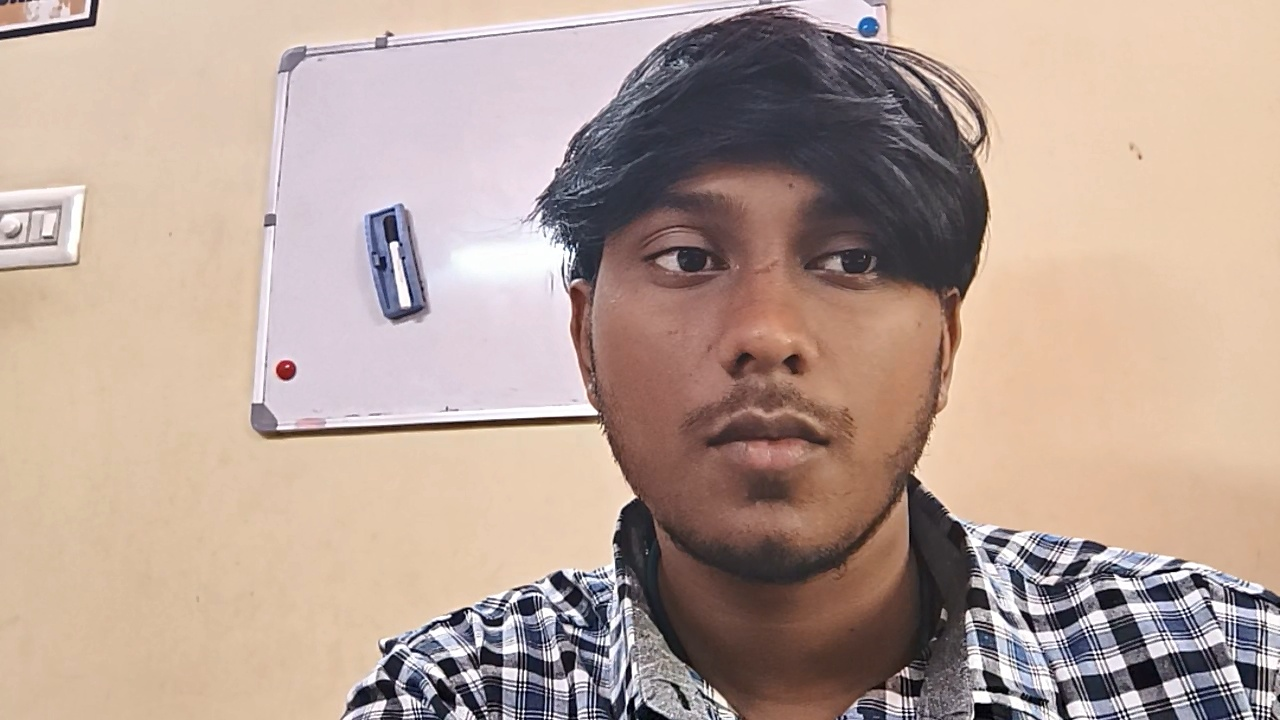
#> input picture computer Vision/multi temple/main.jpg, 1280 x 720 px, found by its file name
$ python multitemplate.py
#> lines starting #> are read from the running program, lines starting #| are printed output that depends on the picture; after the words box and inside, x2 and y2 are one past the last pixel; in counts of white or black regions, pixels touching at a corner belong together
import cv2 as cv
import numpy as np

image_color=cv.imread(r"F:\quantanics\computer Vision\multi temple\main.jpg")
#> image_color is the input picture: shape (720, 1280, 3); mean B, G, R 151, 162, 183.9

gray=cv.cvtColor(image_color,cv.COLOR_BGR2GRAY)
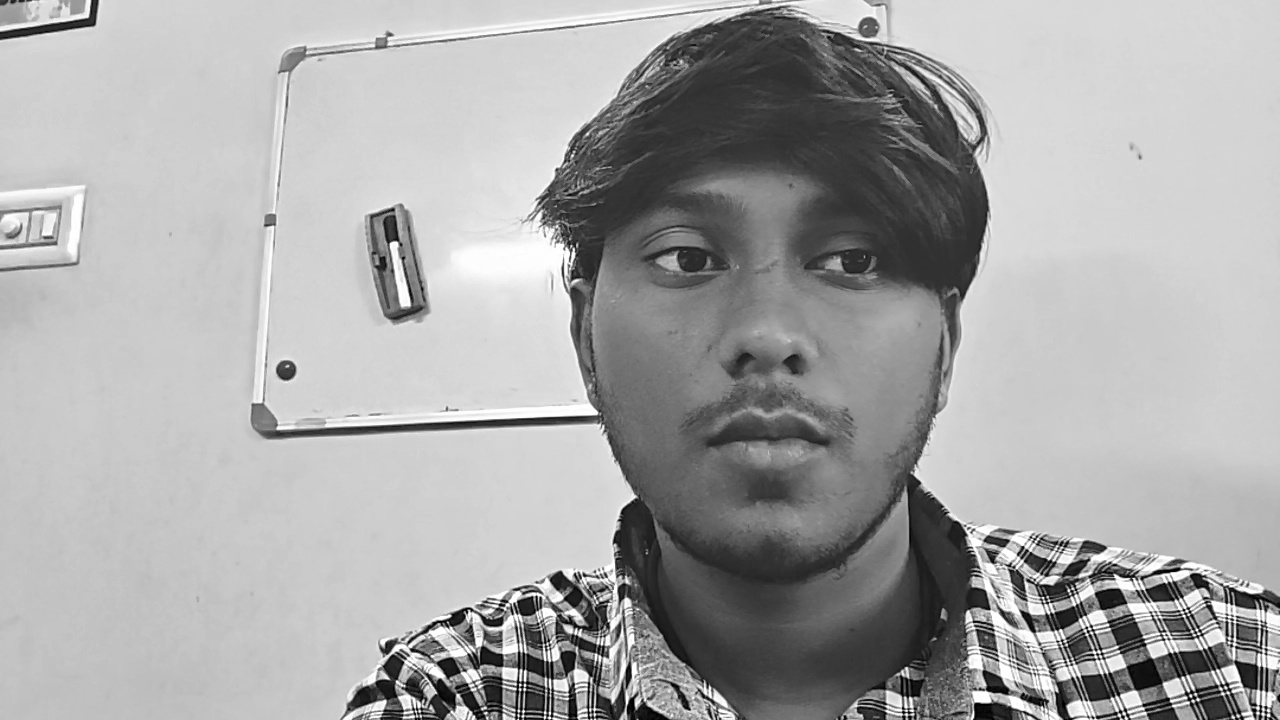
#> gray: shape (720, 1280); min 0, max 255, mean 167.3

template=cv.imread(r"F:\quantanics\computer Vision\multi temple\template.jpg",0)
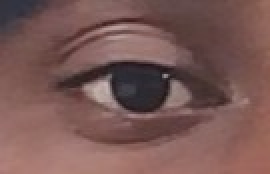
#> input picture computer Vision/multi temple/template.jpg, 135 x 87 px, found by its file name (shown 2 times larger)
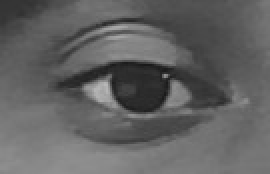
#> template: shape (87, 135) (shown 2 times larger); min 25, max 184, mean 97.9

w,h=template.shape[::-1]
#> w = 135; h = 87

res=cv.matchTemplate(gray,template,cv.TM_CCOEFF_NORMED)
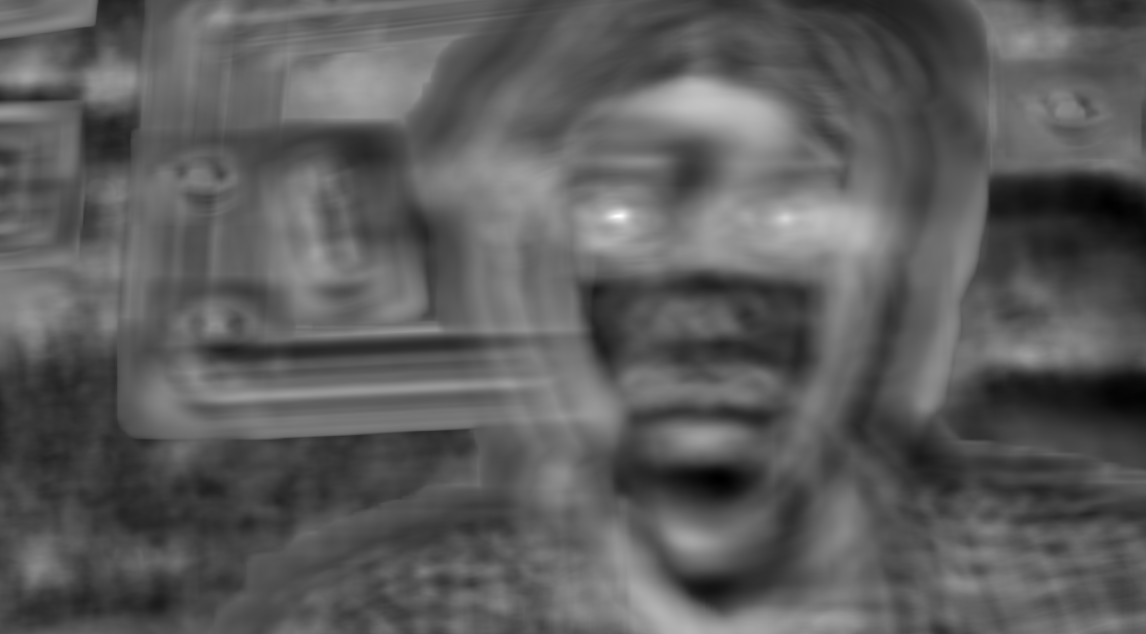
#> res: shape (634, 1146) float32; min -0.565, max 0.85, mean -0.0518; drawn with min black and max white

tre=0.8
loc=np.where(res>=tre)
#> loc = 16 positions, rows 215 to 216, columns 614 to 622

for pt in zip(*loc[::-1]):
    cv.rectangle(image_color,pt,(pt[0]+w,pt[1]+h),(0,0,255),2)
#> this loop made 16 passes
#> pt on passes 1 to 12: (616, 215), (617, 215), (618, 215), (619, 215), (620, 215), (621, 215), (622, 215), (614, 216), (615, 216), (616, 216), (617, 216), (618, 216)
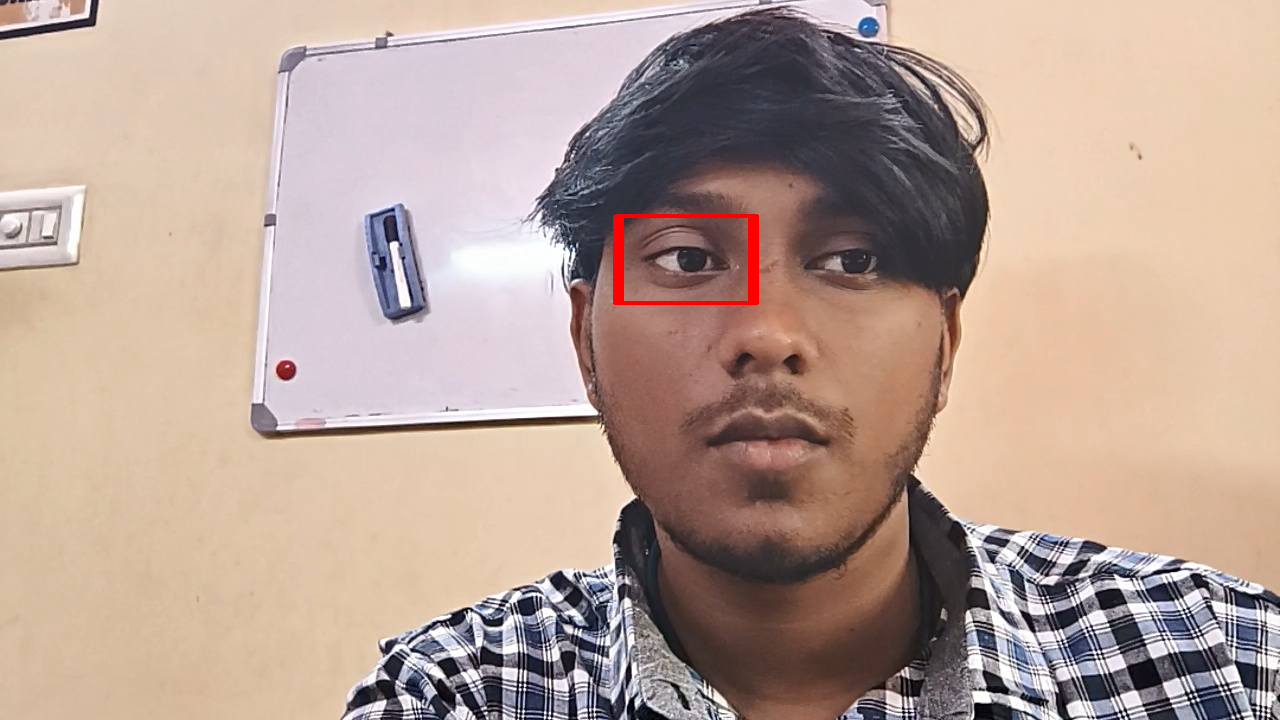
#> image_color: shape (720, 1280, 3); 0.32% of pixels changed, all inside (x1, y1, x2, y2) = (613, 214, 759, 305)

cv.imshow('Multiple Object',image_color)
cv.waitKey(0)
cv.destroyAllWindows()
